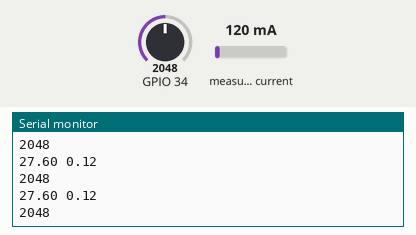
Simulated run of this sketch. Board: ESP32. On the bench: the last lines printed to the serial monitor. The test bench sets the inputs (shaded band); at power-on: measured current 120 mA, GPIO 34 = 2048.

Above: at 1.2 s.
1.3 s: measured current set to 40 mA
At 1.57 s:
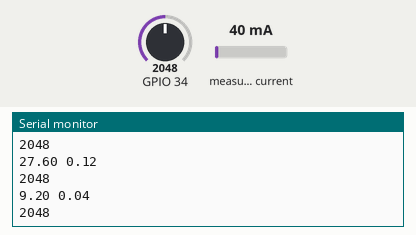
2.8 s: GPIO 34 set to 2866
At 3.0 s:
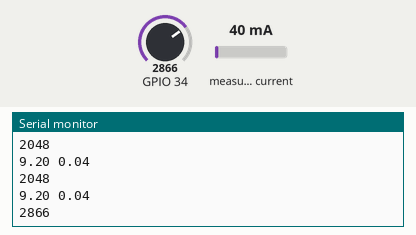
4.3 s: measured current set to 500 mA
At 4.43 s:
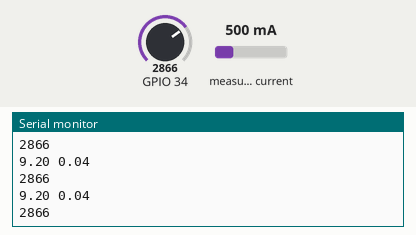
5.8 s: GPIO 34 set to 3603
At 5.86 s:
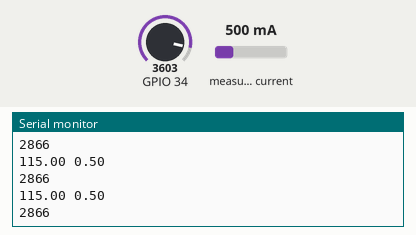
Timing chart, 0 to 8.3 s (numbered marks = the images above; inputs shaded):
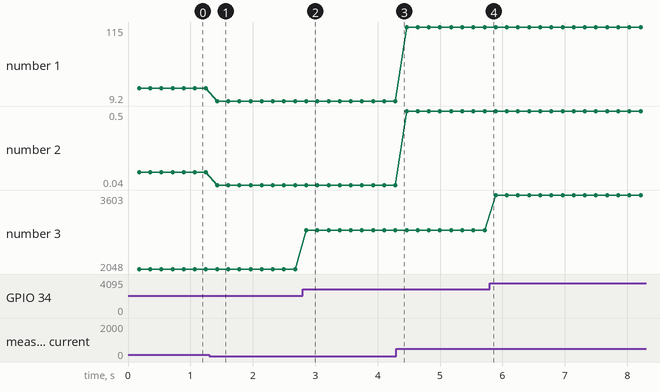

The sketch:

V_I_P_kWh_ESP32.ino
```cpp
// (licence header left out)
#include "EmonLib.h"                   // Include Emon Library
EnergyMonitor emon1;                   // Create an instance

void setup()
{
  Serial.begin(9600);

  emon1.current(34, 0.169);             // Current: input pin, calibration.
}

void loop()
{
  double Irms = emon1.calcIrms(1480);  // Calculate Irms only

  Serial.print(Irms*230.0);	       // Apparent power
  Serial.print(" ");
  Serial.println(Irms);		       // Irms
  Serial.println(analogRead(34));
}
```

Measured:
- after the input at 1.3 s, the serial monitor: prints a new line after 0.13 s (image 1)
- after the input at 2.8 s, the serial monitor: prints a new line after 0.06 s (image 2)
- plotted number 1: 27.6 → 9.2 after the input at 1.3 s, 9.2 → 115 after the input at 4.3 s
- plotted number 2: 0.12 → 0.04 after the input at 1.3 s, 0.04 → 0.5 after the input at 4.3 s
- plotted number 3: 2048 → 2866 after the input at 2.8 s, 2866 → 3603 after the input at 5.8 s
